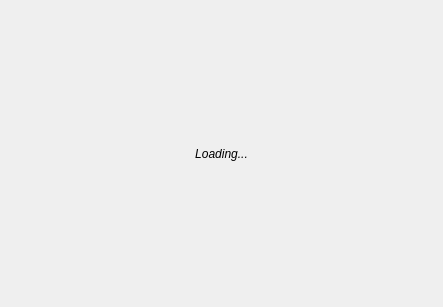
<?xml version="1.0" encoding="UTF-8"?>
<ui version="4.0">
 <class>RuleEditorWidget</class>
 <widget class="QWidget" name="RuleEditorWidget">
  <property name="geometry">
   <rect>
    <x>0</x>
    <y>0</y>
    <width>443</width>
    <height>307</height>
   </rect>
  </property>
  <property name="sizePolicy">
   <sizepolicy hsizetype="Expanding" vsizetype="Expanding">
    <horstretch>1</horstretch>
    <verstretch>1</verstretch>
   </sizepolicy>
  </property>
  <property name="windowTitle">
   <string>Form</string>
  </property>
  <layout class="QVBoxLayout" name="verticalLayout">
   <property name="leftMargin">
    <number>0</number>
   </property>
   <property name="topMargin">
    <number>0</number>
   </property>
   <property name="rightMargin">
    <number>0</number>
   </property>
   <property name="bottomMargin">
    <number>0</number>
   </property>
   <item>
    <widget class="QStackedWidget" name="stackedWidget">
     <property name="currentIndex">
      <number>0</number>
     </property>
     <widget class="QWidget" name="loadingPage">
      <layout class="QVBoxLayout" name="verticalLayout_3">
       <item>
        <widget class="QLabel" name="label">
         <property name="font">
          <font>
           <italic>true</italic>
          </font>
         </property>
         <property name="text">
          <string>Loading...</string>
         </property>
         <property name="alignment">
          <set>Qt::AlignCenter</set>
         </property>
        </widget>
       </item>
      </layout>
     </widget>
     <widget class="QWidget" name="editingPage">
      <layout class="QVBoxLayout" name="verticalLayout_2">
       <property name="leftMargin">
        <number>0</number>
       </property>
       <property name="topMargin">
        <number>0</number>
       </property>
       <property name="rightMargin">
        <number>0</number>
       </property>
       <property name="bottomMargin">
        <number>0</number>
       </property>
       <item>
        <layout class="QHBoxLayout" name="horizontalLayout_2">
         <property name="spacing">
          <number>6</number>
         </property>
         <property name="leftMargin">
          <number>12</number>
         </property>
         <property name="rightMargin">
          <number>12</number>
         </property>
         <property name="bottomMargin">
          <number>12</number>
         </property>
         <item>
          <widget class="QComboBox" name="topLevelLogicalComboBox">
           <item>
            <property name="text">
             <string>One</string>
            </property>
           </item>
           <item>
            <property name="text">
             <string>All</string>
            </property>
           </item>
          </widget>
         </item>
         <item>
          <widget class="QLabel" name="topLevelLogicalLabel">
           <property name="text">
            <string>ore more of the expressions below should be true</string>
           </property>
          </widget>
         </item>
         <item>
          <spacer name="horizontalSpacer_2">
           <property name="orientation">
            <enum>Qt::Horizontal</enum>
           </property>
           <property name="sizeHint" stdset="0">
            <size>
             <width>0</width>
             <height>20</height>
            </size>
           </property>
          </spacer>
         </item>
        </layout>
       </item>
       <item>
        <widget class="StyledTreeView" name="treeView">
         <property name="frameShape">
          <enum>QFrame::StyledPanel</enum>
         </property>
         <property name="dragEnabled">
          <bool>true</bool>
         </property>
         <property name="dragDropOverwriteMode">
          <bool>true</bool>
         </property>
         <property name="dragDropMode">
          <enum>QAbstractItemView::InternalMove</enum>
         </property>
         <property name="alternatingRowColors">
          <bool>true</bool>
         </property>
         <property name="selectionMode">
          <enum>QAbstractItemView::NoSelection</enum>
         </property>
         <property name="headerHidden">
          <bool>true</bool>
         </property>
        </widget>
       </item>
       <item>
        <layout class="QHBoxLayout" name="horizontalLayout">
         <property name="leftMargin">
          <number>12</number>
         </property>
         <property name="topMargin">
          <number>12</number>
         </property>
         <property name="rightMargin">
          <number>12</number>
         </property>
         <item>
          <widget class="QToolButton" name="addExpression">
           <property name="minimumSize">
            <size>
             <width>25</width>
             <height>0</height>
            </size>
           </property>
           <property name="text">
            <string>+</string>
           </property>
          </widget>
         </item>
         <item>
          <widget class="QWidget" name="cornerWidget" native="true"/>
         </item>
        </layout>
       </item>
      </layout>
     </widget>
    </widget>
   </item>
  </layout>
 </widget>
 <customwidgets>
  <customwidget>
   <class>StyledTreeView</class>
   <extends>QTreeView</extends>
   <header>FileWaveGuiLib/styledviews/styledtreeview.h</header>
  </customwidget>
 </customwidgets>
 <tabstops>
  <tabstop>topLevelLogicalComboBox</tabstop>
  <tabstop>treeView</tabstop>
  <tabstop>addExpression</tabstop>
 </tabstops>
 <resources/>
 <connections/>
</ui>
